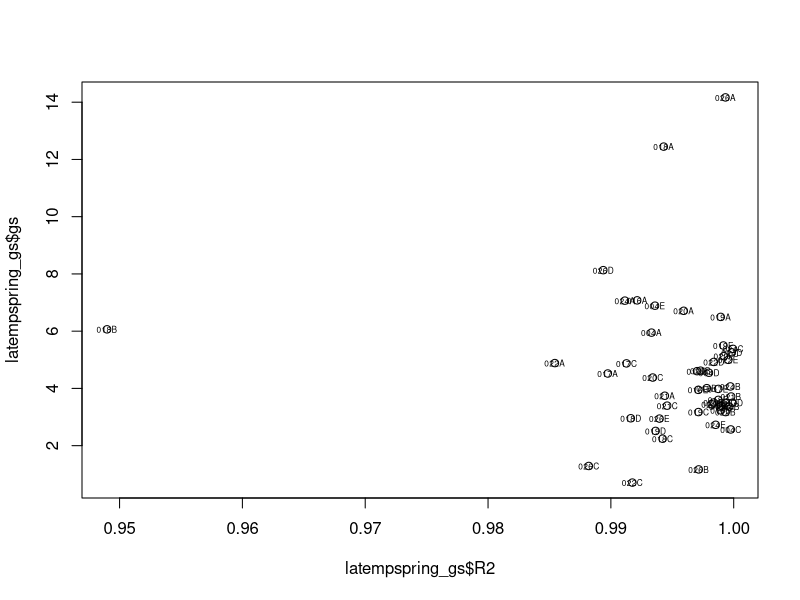
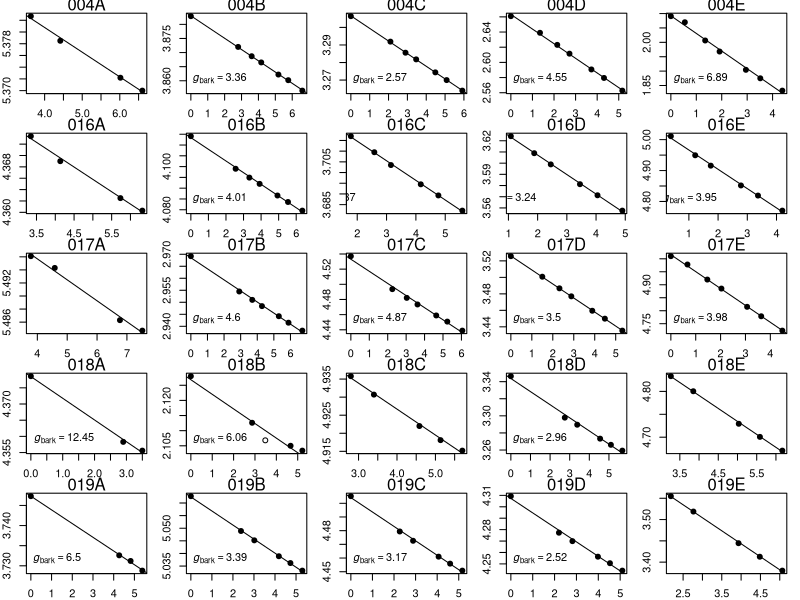
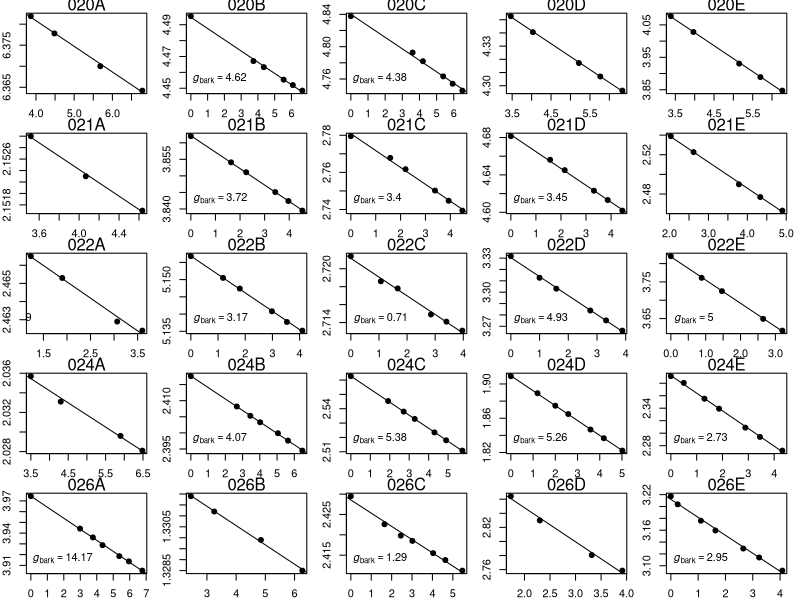
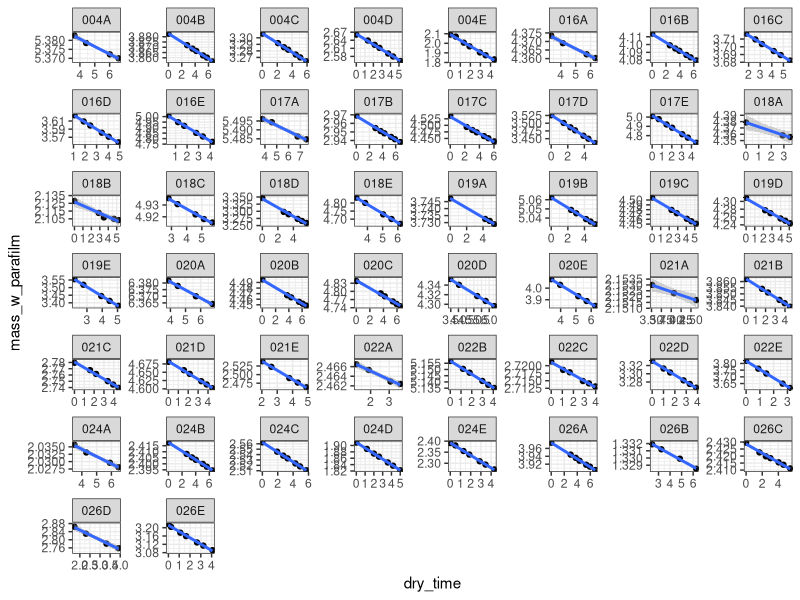

R code for these plots, in order:
setwd("E://LSU//research//gbark_temperature")
library(MASS)
library(leaps)
library(dplyr)
latempspring1<-read.csv("temperature x gbark dry down 202403.csv")
#colnames(latempspring1)<-c("tag","date","sp",	"treatment"	,"segment_location",	"segment"	,"mass_w_parafilm",	"hour",	"minute")

#latempspring1$tag<-as.numeric(latempspring1$tag)
#latempspring1$sp[is.na(latempspring1$sp)] = "NA"
#latempspring1$ob<-seq(1,length(latempspring1$tag),1)


#make date and time readable
latempspring1$time<-paste(latempspring1$hour,latempspring1$minute,sep=":")
latempspring1$date_and_time1<-paste(latempspring1$measurement_date,latempspring1$time,sep=" ")
latempspring1$rtime<-as.POSIXct(latempspring1$date_and_time1,format="%Y.%m.%d %H:%M")

###calculate hours of dry down 
###What is end included time?
latempspring_dry1<-data.frame(matrix(nrow=0,ncol=3,data=NA))
names(latempspring_dry1)<-c("segment","start_time","end_time")


for(i in unique(latempspring1$segment[!is.na(latempspring1$mass_w_parafilm)]))
{latempspring_dry1[i,1]<-paste(i)
latempspring_dry1[i,2]<-paste(min(latempspring1$rtime[latempspring1$segment==i]))
#latempspring_dry1[i,3]<-paste(max(latempspring1$rtime[latempspring1$exclude==0 & latempspring1$tag==i]))
latempspring_dry1[i,3]<-paste(max(latempspring1$rtime[latempspring1$segment==i]))}

latempspring_dry1$start_time<-as.POSIXct(latempspring_dry1$start_time,format="%Y-%m-%d %H:%M")
#latempspring_dry1$end_included_time<-as.POSIXct(latempspring_dry1$end_included_time,format="%Y-%m-%d %H:%M")
latempspring_dry1$end_time<-as.POSIXct(latempspring_dry1$end_time,format="%Y-%m-%d %H:%M")
latempspring_dry1$total_time<-as.numeric(latempspring_dry1$end_time-latempspring_dry1$start_time)


#
latempspring<-merge(latempspring1,latempspring_dry1,by="segment")
latempspring$dry_time<-(as.numeric(latempspring$rtime-latempspring$start_time))/3600


#get the R^2 for each segment
x<-latempspring$mass_w_parafilm[latempspring$segment=="021A"]
y<-as.numeric(latempspring$dry_time[latempspring$segment=="021A"])

for(i in 1:length(x))
{xi<-x[x<= c(sort(x)[length(x)+1-i])]
yi<-y[y>= c(sort(y,decreasing=T)[length(y)+1-i])]
lm<-lm(xi~yi)
print(summary(lm)$r.squared)
}

##Make it for each segment, a function?
r2_exclude=function(a){
  x<-latempspring$mass_w_parafilm[latempspring$segment==a]
  y<-as.numeric(latempspring$dry_time[latempspring$segment==a])
  
  for(i in 1:length(x))
  {xi<-x[x<= c(sort(x)[length(x)+1-i])]
  yi<-y[y>= c(sort(y,decreasing=T)[length(y)+1-i])]
  lm<-lm(xi~yi)
  print(summary(lm)$r.squared)
  }
}

#R2>0.99

###Input the excluded data
latempspring2<-read.csv("temperature x gbark dry down 202403_exclude.csv")
colnames(latempspring2)<-c("tag","collection_date","round","date","sp",	"treatment"	,"treatment_ID",	"segment"	,	"exclude", "mass_w_parafilm","hour","minute")


#make date and time readable
latempspring2$time<-paste(latempspring2$hour,latempspring2$minute,sep=":")
latempspring2$date_and_time1<-paste(latempspring2$date,latempspring2$time,sep=" ")
latempspring2$rtime<-as.POSIXct(latempspring2$date_and_time1,format="%Y.%m.%d %H:%M")

###calculate hours of dry down 
###What is end included time?
latempspring_dry2<-data.frame(matrix(nrow=0,ncol=4,data=NA))
names(latempspring_dry2)<-c("segment","start_time","end_included_time","end_time")


for(i in unique(latempspring2$segment[!is.na(latempspring2$mass_w_parafilm)]))
{latempspring_dry2[i,1]<-paste(i)
latempspring_dry2[i,2]<-paste(min(latempspring2$rtime[latempspring2$segment==i]))
latempspring_dry2[i,3]<-paste(max(latempspring2$rtime[latempspring2$exclude==0 & latempspring2$segment==i]))
latempspring_dry2[i,4]<-paste(max(latempspring2$rtime[latempspring2$segment==i]))}

latempspring_dry2$start_time<-as.POSIXct(latempspring_dry2$start_time,format="%Y-%m-%d %H:%M")
latempspring_dry2$end_included_time<-as.POSIXct(latempspring_dry2$end_included_time,format="%Y-%m-%d %H:%M")
latempspring_dry2$end_time<-as.POSIXct(latempspring_dry2$end_time,format="%Y-%m-%d %H:%M")
latempspring_dry2$total_time<-as.numeric(latempspring_dry2$end_time-latempspring_dry2$start_time)


#
latempspring<-merge(latempspring2,latempspring_dry2,by="segment")
latempspring$dry_time<-(as.numeric(latempspring$rtime-latempspring$start_time))/3600

#exlude outlier points within stems that are probably due to wet stems or lack of water in the segment
latempspring<-latempspring[latempspring$exclude!=1,]



#input air temp and RH
latempspring_tRH10C<-read.csv("temp x gbark tRH 10C spring.csv")
latempspring_tRH25C<-read.csv("temp x gbark tRH 25C spring.csv")
latempspring_tRH35C<-read.csv("temp x gbark tRH 35C spring.csv")
latempspring_tRH45C<-read.csv("temp x gbark tRH 45C spring.csv")
latempspring_tRH55C<-read.csv("temp x gbark tRH 55C spring.csv")

#separate segment by temperature id 
latempspring_A<-latempspring[latempspring$treatment_ID=="A",]
latempspring_B<-latempspring[latempspring$treatment_ID=="B",]
latempspring_C<-latempspring[latempspring$treatment_ID=="C",]
latempspring_D<-latempspring[latempspring$treatment_ID=="D",]
latempspring_E<-latempspring[latempspring$treatment_ID=="E",]

#Sys.setenv(TZ="CDT")
#Sys.getenv("TZ")
#options(tz="CDT")

###10C---A----
latempspring_tRH10C$rtime<-as.POSIXct(latempspring_tRH10C$TIMESTAMP,format="%Y/%m/%d %H:%M")
#calculate D as mole fraction difference

#Log10 ew =  10.79574 (1-273.16/T)                                                          [3]
#- 5.02800 Log10(T/273.16)
#+ 1.50475 10-4 (1 - 10^(-8.2969*(T/273.16-1)))
#+ 0.42873 10-3 (10^(+4.76955*(1-273.16/T)) - 1)
#+ 0.78614
#with T in [K] and ew in [hPa] (Goff, 1957)

#latempspring_tRH10C$svp_1<-0.6135*exp(17.502*latempspring_tRH10C$Temp_Avg/(240.97+latempspring_tRH10C$Temp_Avg)) #from LI610 manual
latempspring_tRH10C$svp_1<-0.1*(10^(10.79574*(1-273.16/(latempspring_tRH10C$Temp_Avg+273.15)) - 5.02800*log10((latempspring_tRH10C$Temp_Avg+273.15)/273.16)+
                                      1.50475*10^(-4)*(1-10^(-8.2969*((latempspring_tRH10C$Temp_Avg+273.15)/273.16-1)))+
                                      0.42873*10^(-3)*(10^(4.76955*(1-273.16/(latempspring_tRH10C$Temp_Avg+273.15))))+
                                      0.78614)) # Golf 1957 unit:kPa
#latempspring_tRH10C$svp_1<-0.1*(10^(-7.90298*(373.16/(latempspring_tRH10C$Temp_Avg+273.15)-1)+5.02808*log10(373.16/(latempspring_tRH10C$Temp_Avg+273.15))-
#                           1.3816*10^(-7)*(10^(11.344*(1-(latempspring_tRH10C$Temp_Avg+273.15)/373.16))-1)+
#                           8.1328*10^(-3)*(10^(-3.49149*(373.16/(latempspring_tRH10C$Temp_Avg+273.15)-1))-1)+log10(1013.246))) #Goff Gratch 1946
latempspring_tRH10C$vpd_1<-((100-latempspring_tRH10C$RH_Avg)/100)*latempspring_tRH10C$svp_1
latempspring_tRH10C$D1<-(latempspring_tRH10C$vpd_1/101.3)
#mass flow correction
latempspring_tRH10C$ws_1<-(latempspring_tRH10C$svp_1/101.3)
latempspring_tRH10C$wa_1<-(latempspring_tRH10C$RH_Avg/100)*latempspring_tRH10C$ws_1
latempspring_tRH10C$wmean_1<- (latempspring_tRH10C$ws_1+latempspring_tRH10C$wa_1)/2
latempspring_tRH10C$massflow_factor_1<- 1 - latempspring_tRH10C$wmean_1


#for each stem, calculate water loss rate with an lm and put coeffients in a table
latempspring_regs2A<-data.frame(matrix(nrow=0,ncol=11,data=NA))
names(latempspring_regs2A)<-c("segment","int","slope","R2","D","D_sd","Tc","Tc_sd","mf","mf_sd","vpd")

for (i in unique(latempspring_A$segment))
{
  lm1<-lm(latempspring_A$mass_w_parafilm[latempspring_A$segment==i]~as.numeric(latempspring_A$dry_time[latempspring_A$segment==i]))
  
  #print(lm1$coefficients[2])
  latempspring_regs2A[i,1]<-paste(i)
  latempspring_regs2A[i,2]<-paste(lm1$coefficients[1])
  latempspring_regs2A[i,3]<-paste(lm1$coefficients[2])
  latempspring_regs2A[i,4]<-paste(round(summary(lm1)$adj.r.squared,5))
}

#put in mean D over the course of each stem dry down
latempspring_tRH10C$rtime<-as.numeric(latempspring_tRH10C$rtime)
for (i in unique(latempspring_A$segment))
{
  latempspring_regs2A[i,5]<-paste(mean(latempspring_tRH10C$D1[latempspring_tRH10C$rtime>=latempspring_A$start_time[latempspring_A$segment==i]&latempspring_tRH10C$rtime<=latempspring_A$end_time[latempspring_A$segment==i]],na.rm=T))
  latempspring_regs2A[i,6]<-paste(sd(latempspring_tRH10C$D1[latempspring_tRH10C$rtime>=latempspring_A$start_time[latempspring_A$segment==i]&latempspring_tRH10C$rtime<=latempspring_A$end_time[latempspring_A$segment==i]],na.rm=T))
  latempspring_regs2A[i,7]<-paste(mean(latempspring_tRH10C$Temp_Avg[latempspring_tRH10C$rtime>=latempspring_A$start_time[latempspring_A$segment==i]&latempspring_tRH10C$rtime<=latempspring_A$end_time[latempspring_A$segment==i]],na.rm=T))
  latempspring_regs2A[i,8]<-paste(sd(latempspring_tRH10C$Temp_Avg[latempspring_tRH10C$rtime>=latempspring_A$start_time[latempspring_A$segment==i]&latempspring_tRH10C$rtime<=latempspring_A$end_time[latempspring_A$segment==i]],na.rm=T))
  latempspring_regs2A[i,9]<-paste(mean(latempspring_tRH10C$massflow_factor_1[latempspring_tRH10C$rtime>=latempspring_A$start_time[latempspring_A$segment==i]&latempspring_tRH10C$rtime<=latempspring_A$end_time[latempspring_A$segment==i]],na.rm=T))
  latempspring_regs2A[i,10]<-paste(sd(latempspring_tRH10C$massflow_factor_1[latempspring_tRH10C$rtime>=latempspring_A$start_time[latempspring_A$segment==i]&latempspring_tRH10C$rtime<=latempspring_A$end_time[latempspring_A$segment==i]],na.rm=T))
  latempspring_regs2A[i,11]<-paste(mean(latempspring_tRH10C$vpd_1[latempspring_tRH10C$rtime>=latempspring_A$start_time[latempspring_A$segment==i]&latempspring_tRH10C$rtime<=latempspring_A$end_time[latempspring_A$segment==i]],na.rm=T))
}


###25C---B----
latempspring_tRH25C$rtime<-as.POSIXct(latempspring_tRH25C$TIMESTAMP,format="%Y/%m/%d %H:%M")
#calculate D as mole fraction difference
#latempspring_tRH25C$svp_1<-0.6135*exp(17.502*latempspring_tRH25C$Temp_Avg/(240.97+latempspring_tRH25C$Temp_Avg)) #from LI610 manual
latempspring_tRH25C$svp_1<-0.1*(10^(10.79574*(1-273.16/(latempspring_tRH25C$Temp_Avg+273.15)) - 5.02800*log10((latempspring_tRH25C$Temp_Avg+273.15)/273.16)+
                                      1.50475*10^(-4)*(1-10^(-8.2969*((latempspring_tRH25C$Temp_Avg+273.15)/273.16-1)))+
                                      0.42873*10^(-3)*(10^(4.76955*(1-273.16/(latempspring_tRH25C$Temp_Avg+273.15))))+
                                      0.78614))#Golf 1957
#latempspring_tRH25C$svp_1<-0.1*(10^(-7.90298*(373.16/(latempspring_tRH25C$Temp_Avg+273.15)-1)+5.02808*log10(373.16/(latempspring_tRH25C$Temp_Avg+273.15))-
#                          1.3816*10^(-7)*(10^(11.344*(1-(latempspring_tRH25C$Temp_Avg+273.15)/373.16))-1)+
#                         8.1328*10^(-3)*(10^(-3.49149*(373.16/(latempspring_tRH25C$Temp_Avg+273.15)-1))-1)+log10(1013.246))) #Goff Gratch 1946
latempspring_tRH25C$vpd_1<-((100-latempspring_tRH25C$RH_Avg)/100)*latempspring_tRH25C$svp_1
latempspring_tRH25C$D1<-(latempspring_tRH25C$vpd_1/101.3)

#mass flow correction
latempspring_tRH25C$ws_1<-(latempspring_tRH25C$svp_1/101.3)
latempspring_tRH25C$wa_1<-(latempspring_tRH25C$RH_Avg/100)*latempspring_tRH25C$ws_1
latempspring_tRH25C$wmean_1<- (latempspring_tRH25C$ws_1+latempspring_tRH25C$wa_1)/2
latempspring_tRH25C$massflow_factor_1<- 1 - latempspring_tRH25C$wmean_1

#for each stem, calculate water loss rate with an lm and put coeffients in a table
latempspring_regs2B<-data.frame(matrix(nrow=0,ncol=11,data=NA))
names(latempspring_regs2B)<-c("segment","int","slope","R2","D","D_sd","Tc","Tc_sd","mf","mf_sd","vpd")

for (i in unique(latempspring_B$segment))
{
  lm1<-lm(latempspring_B$mass_w_parafilm[latempspring_B$segment==i]~as.numeric(latempspring_B$dry_time[latempspring_B$segment==i]))
  
  #print(lm1$coefficients[2])
  latempspring_regs2B[i,1]<-paste(i)
  latempspring_regs2B[i,2]<-paste(lm1$coefficients[1])
  latempspring_regs2B[i,3]<-paste(lm1$coefficients[2])
  latempspring_regs2B[i,4]<-paste(round(summary(lm1)$adj.r.squared,5))
}

#put in mean D over the course of each stem dry down
latempspring_tRH25C$rtime<-as.numeric(latempspring_tRH25C$rtime)
for (i in unique(latempspring_B$segment))
{
  latempspring_regs2B[i,5]<-paste(mean(latempspring_tRH25C$D1[latempspring_tRH25C$rtime>=latempspring_B$start_time[latempspring_B$segment==i]&latempspring_tRH25C$rtime<=latempspring_B$end_time[latempspring_B$segment==i]],na.rm=T))
  latempspring_regs2B[i,6]<-paste(sd(latempspring_tRH25C$D1[latempspring_tRH25C$rtime>=latempspring_B$start_time[latempspring_B$segment==i]&latempspring_tRH25C$rtime<=latempspring_B$end_time[latempspring_B$segment==i]],na.rm=T))
  latempspring_regs2B[i,7]<-paste(mean(latempspring_tRH25C$Temp_Avg[latempspring_tRH25C$rtime>=latempspring_B$start_time[latempspring_B$segment==i]&latempspring_tRH25C$rtime<=latempspring_B$end_time[latempspring_B$segment==i]],na.rm=T))
  latempspring_regs2B[i,8]<-paste(sd(latempspring_tRH25C$Temp_Avg[latempspring_tRH25C$rtime>=latempspring_B$start_time[latempspring_B$segment==i]&latempspring_tRH25C$rtime<=latempspring_B$end_time[latempspring_B$segment==i]],na.rm=T))
  latempspring_regs2B[i,9]<-paste(mean(latempspring_tRH25C$massflow_factor_1[latempspring_tRH25C$rtime>=latempspring_B$start_time[latempspring_B$segment==i]&latempspring_tRH25C$rtime<=latempspring_B$end_time[latempspring_B$segment==i]],na.rm=T))
  latempspring_regs2B[i,10]<-paste(sd(latempspring_tRH25C$massflow_factor_1[latempspring_tRH25C$rtime>=latempspring_B$start_time[latempspring_B$segment==i]&latempspring_tRH25C$rtime<=latempspring_B$end_time[latempspring_B$segment==i]],na.rm=T))
  latempspring_regs2B[i,11]<-paste(mean(latempspring_tRH25C$vpd_1[latempspring_tRH25C$rtime>=latempspring_B$start_time[latempspring_B$segment==i]&latempspring_tRH25C$rtime<=latempspring_B$end_time[latempspring_B$segment==i]],na.rm=T))
}

###35C---C----
latempspring_tRH35C$rtime<-as.POSIXct(latempspring_tRH35C$TIMESTAMP,format="%Y/%m/%d %H:%M")
#calculate D as mole fraction difference
#latempspring_tRH35C$svp_1<-0.6135*exp(17.502*latempspring_tRH35C$Temp_Avg/(240.97+latempspring_tRH35C$Temp_Avg)) #from LI610 manual
latempspring_tRH35C$svp_1<-0.1*(10^(10.79574*(1-273.16/(latempspring_tRH35C$Temp_Avg+273.15)) - 5.02800*log10((latempspring_tRH35C$Temp_Avg+273.15)/273.16)+
                                      1.50475*10^(-4)*(1-10^(-8.2969*((latempspring_tRH35C$Temp_Avg+273.15)/273.16-1)))+
                                      0.42873*10^(-3)*(10^(4.76955*(1-273.16/(latempspring_tRH35C$Temp_Avg+273.15))))+
                                      0.78614))#Golf 1957
#latempspring_tRH35C$svp_1<-0.1*(10^(-7.90298*(373.16/(latempspring_tRH35C$Temp_Avg+273.15)-1)+5.02808*log10(373.16/(latempspring_tRH35C$Temp_Avg+273.15))-
#                          1.3816*10^(-7)*(10^(11.344*(1-(latempspring_tRH35C$Temp_Avg+273.15)/373.16))-1)+
#                         8.1328*10^(-3)*(10^(-3.49149*(373.16/(latempspring_tRH35C$Temp_Avg+273.15)-1))-1)+log10(1013.246))) #Goff Gratch 1946
latempspring_tRH35C$vpd_1<-((100-latempspring_tRH35C$RH_Avg)/100)*latempspring_tRH35C$svp_1
latempspring_tRH35C$D1<-(latempspring_tRH35C$vpd_1/101.3)
#mass flow correction
latempspring_tRH35C$ws_1<-(latempspring_tRH35C$svp_1/101.3)
latempspring_tRH35C$wa_1<-(latempspring_tRH35C$RH_Avg/100)*latempspring_tRH35C$ws_1
latempspring_tRH35C$wmean_1<- (latempspring_tRH35C$ws_1+latempspring_tRH35C$wa_1)/2
latempspring_tRH35C$massflow_factor_1<- 1 - latempspring_tRH35C$wmean_1


#for each stem, calculate water loss rate with an lm and put coeffients in a table
latempspring_regs2C<-data.frame(matrix(nrow=0,ncol=11,data=NA))
names(latempspring_regs2C)<-c("segment","int","slope","R2","D","D_sd","Tc","Tc_sd","mf","mf_sd","vpd")

for (i in unique(latempspring_C$segment))
{
  lm1<-lm(latempspring_C$mass_w_parafilm[latempspring_C$segment==i]~as.numeric(latempspring_C$dry_time[latempspring_C$segment==i]))
  
  #print(lm1$coefficients[2])
  latempspring_regs2C[i,1]<-paste(i)
  latempspring_regs2C[i,2]<-paste(lm1$coefficients[1])
  latempspring_regs2C[i,3]<-paste(lm1$coefficients[2])
  latempspring_regs2C[i,4]<-paste(round(summary(lm1)$adj.r.squared,5))
}

#put in mean D over the course of each stem dry down
latempspring_tRH35C$rtime<-as.numeric(latempspring_tRH35C$rtime)
for (i in unique(latempspring_C$segment))
{
  latempspring_regs2C[i,5]<-paste(mean(latempspring_tRH35C$D1[latempspring_tRH35C$rtime>=latempspring_C$start_time[latempspring_C$segment==i]&latempspring_tRH35C$rtime<=latempspring_C$end_time[latempspring_C$segment==i]],na.rm=T))
  latempspring_regs2C[i,6]<-paste(sd(latempspring_tRH35C$D1[latempspring_tRH35C$rtime>=latempspring_C$start_time[latempspring_C$segment==i]&latempspring_tRH35C$rtime<=latempspring_C$end_time[latempspring_C$segment==i]],na.rm=T))
  latempspring_regs2C[i,7]<-paste(mean(latempspring_tRH35C$Temp_Avg[latempspring_tRH35C$rtime>=latempspring_C$start_time[latempspring_C$segment==i]&latempspring_tRH35C$rtime<=latempspring_C$end_time[latempspring_C$segment==i]],na.rm=T))
  latempspring_regs2C[i,8]<-paste(sd(latempspring_tRH35C$Temp_Avg[latempspring_tRH35C$rtime>=latempspring_C$start_time[latempspring_C$segment==i]&latempspring_tRH35C$rtime<=latempspring_C$end_time[latempspring_C$segment==i]],na.rm=T))
  latempspring_regs2C[i,9]<-paste(mean(latempspring_tRH35C$massflow_factor_1[latempspring_tRH35C$rtime>=latempspring_C$start_time[latempspring_C$segment==i]&latempspring_tRH35C$rtime<=latempspring_C$end_time[latempspring_C$segment==i]],na.rm=T))
  latempspring_regs2C[i,10]<-paste(sd(latempspring_tRH35C$massflow_factor_1[latempspring_tRH35C$rtime>=latempspring_C$start_time[latempspring_C$segment==i]&latempspring_tRH35C$rtime<=latempspring_C$end_time[latempspring_C$segment==i]],na.rm=T))
  latempspring_regs2C[i,11]<-paste(mean(latempspring_tRH35C$vpd_1[latempspring_tRH35C$rtime>=latempspring_C$start_time[latempspring_C$segment==i]&latempspring_tRH35C$rtime<=latempspring_C$end_time[latempspring_C$segment==i]],na.rm=T))
}

###45C---D----
latempspring_tRH45C$rtime<-as.POSIXct(latempspring_tRH45C$TIMESTAMP,format="%Y/%m/%d %H:%M")
#calculate D as mole fraction difference
#latempspring_tRH45C$svp_1<-0.6135*exp(17.502*latempspring_tRH45C$Temp_Avg/(240.97+latempspring_tRH45C$Temp_Avg)) #from LI610 manual
latempspring_tRH45C$svp_1<-0.1*(10^(10.79574*(1-273.16/(latempspring_tRH45C$Temp_Avg+273.15)) - 5.02800*log10((latempspring_tRH45C$Temp_Avg+273.15)/273.16)+
                                      1.50475*10^(-4)*(1-10^(-8.2969*((latempspring_tRH45C$Temp_Avg+273.15)/273.16-1)))+
                                      0.42873*10^(-3)*(10^(4.76955*(1-273.16/(latempspring_tRH45C$Temp_Avg+273.15))))+
                                      0.78614))
#latempspring_tRH45C$svp_1<-0.1*(10^(-7.90298*(373.16/(latempspring_tRH45C$Temp_Avg+273.15)-1)+5.02808*log10(373.16/(latempspring_tRH45C$Temp_Avg+273.15))-
#                          1.3816*10^(-7)*(10^(11.344*(1-(latempspring_tRH45C$Temp_Avg+273.15)/373.16))-1)+
#                         8.1328*10^(-3)*(10^(-3.49149*(373.16/(latempspring_tRH45C$Temp_Avg+273.15)-1))-1)+log10(1013.246))) #Goff Gratch 1946
latempspring_tRH45C$vpd_1<-((100-latempspring_tRH45C$RH_Avg)/100)*latempspring_tRH45C$svp_1
latempspring_tRH45C$D1<-(latempspring_tRH45C$vpd_1/101.3)
#mass flow correction
latempspring_tRH45C$ws_1<-(latempspring_tRH45C$svp_1/101.3)
latempspring_tRH45C$wa_1<-(latempspring_tRH45C$RH_Avg/100)*latempspring_tRH45C$ws_1
latempspring_tRH45C$wmean_1<- (latempspring_tRH45C$ws_1+latempspring_tRH45C$wa_1)/2
latempspring_tRH45C$massflow_factor_1<- 1 - latempspring_tRH45C$wmean_1


#for each stem, calculate water loss rate with an lm and put coeffients in a table
latempspring_regs2D<-data.frame(matrix(nrow=0,ncol=11,data=NA))
names(latempspring_regs2D)<-c("segment","int","slope","R2","D","D_sd","Tc","Tc_sd","mf","mf_sd","vpd")

for (i in unique(latempspring_D$segment))
{
  lm1<-lm(latempspring_D$mass_w_parafilm[latempspring_D$segment==i]~as.numeric(latempspring_D$dry_time[latempspring_D$segment==i]))
  
  #print(lm1$coefficients[2])
  latempspring_regs2D[i,1]<-paste(i)
  latempspring_regs2D[i,2]<-paste(lm1$coefficients[1])
  latempspring_regs2D[i,3]<-paste(lm1$coefficients[2])
  latempspring_regs2D[i,4]<-paste(round(summary(lm1)$adj.r.squared,5))
}

#put in mean D over the course of each stem dry down
latempspring_tRH45C$rtime<-as.numeric(latempspring_tRH45C$rtime)
for (i in unique(latempspring_D$segment))
{
  latempspring_regs2D[i,5]<-paste(mean(latempspring_tRH45C$D1[latempspring_tRH45C$rtime>=latempspring_D$start_time[latempspring_D$segment==i]&latempspring_tRH45C$rtime<=latempspring_D$end_time[latempspring_D$segment==i]],na.rm=T))
  latempspring_regs2D[i,6]<-paste(sd(latempspring_tRH45C$D1[latempspring_tRH45C$rtime>=latempspring_D$start_time[latempspring_D$segment==i]&latempspring_tRH45C$rtime<=latempspring_D$end_time[latempspring_D$segment==i]],na.rm=T))
  latempspring_regs2D[i,7]<-paste(mean(latempspring_tRH45C$Temp_Avg[latempspring_tRH45C$rtime>=latempspring_D$start_time[latempspring_D$segment==i]&latempspring_tRH45C$rtime<=latempspring_D$end_time[latempspring_D$segment==i]],na.rm=T))
  latempspring_regs2D[i,8]<-paste(sd(latempspring_tRH45C$Temp_Avg[latempspring_tRH45C$rtime>=latempspring_D$start_time[latempspring_D$segment==i]&latempspring_tRH45C$rtime<=latempspring_D$end_time[latempspring_D$segment==i]],na.rm=T))
  latempspring_regs2D[i,9]<-paste(mean(latempspring_tRH45C$massflow_factor_1[latempspring_tRH45C$rtime>=latempspring_D$start_time[latempspring_D$segment==i]&latempspring_tRH45C$rtime<=latempspring_D$end_time[latempspring_D$segment==i]],na.rm=T))
  latempspring_regs2D[i,10]<-paste(sd(latempspring_tRH45C$massflow_factor_1[latempspring_tRH45C$rtime>=latempspring_D$start_time[latempspring_D$segment==i]&latempspring_tRH45C$rtime<=latempspring_D$end_time[latempspring_D$segment==i]],na.rm=T))
  latempspring_regs2D[i,11]<-paste(mean(latempspring_tRH45C$vpd_1[latempspring_tRH45C$rtime>=latempspring_D$start_time[latempspring_D$segment==i]&latempspring_tRH45C$rtime<=latempspring_D$end_time[latempspring_D$segment==i]],na.rm=T))
}


###55C---E----
latempspring_tRH55C$rtime<-as.POSIXct(latempspring_tRH55C$TIMESTAMP,format="%Y/%m/%d %H:%M")
#calculate D as mole fraction difference
#latempspring_tRH55C$svp_1<-0.6135*exp(17.502*latempspring_tRH55C$Temp_Avg/(240.97+latempspring_tRH55C$Temp_Avg)) #from LI610 manual
latempspring_tRH55C$svp_1<-0.1*(10^(10.79574*(1-273.16/(latempspring_tRH55C$Temp_Avg+273.15)) - 5.02800*log10((latempspring_tRH55C$Temp_Avg+273.15)/273.16)+
                                      1.50475*10^(-4)*(1-10^(-8.2969*((latempspring_tRH55C$Temp_Avg+273.15)/273.16-1)))+
                                      0.42873*10^(-3)*(10^(4.76955*(1-273.16/(latempspring_tRH55C$Temp_Avg+273.15))))+
                                      0.78614))
#latempspring_tRH55C$svp_1<-0.1*(10^(-7.90298*(373.16/(latempspring_tRH55C$Temp_Avg+273.15)-1)+5.02808*log10(373.16/(latempspring_tRH55C$Temp_Avg+273.15))-
#                          1.3816*10^(-7)*(10^(11.344*(1-(latempspring_tRH55C$Temp_Avg+273.15)/373.16))-1)+
#                         8.1328*10^(-3)*(10^(-3.49149*(373.16/(latempspring_tRH55C$Temp_Avg+273.15)-1))-1)+log10(1013.246))) #Goff Gratch 1946
latempspring_tRH55C$vpd_1<-((100-latempspring_tRH55C$RH_Avg)/100)*latempspring_tRH55C$svp_1
latempspring_tRH55C$D1<-(latempspring_tRH55C$vpd_1/101.3)
#mass flow correction
latempspring_tRH55C$ws_1<-(latempspring_tRH55C$svp_1/101.3)
latempspring_tRH55C$wa_1<-(latempspring_tRH55C$RH_Avg/100)*latempspring_tRH55C$ws_1
latempspring_tRH55C$wmean_1<- (latempspring_tRH55C$ws_1+latempspring_tRH55C$wa_1)/2
latempspring_tRH55C$massflow_factor_1<- 1 - latempspring_tRH55C$wmean_1


#for each stem, calculate water loss rate with an lm and put coeffients in a table
latempspring_regs2E<-data.frame(matrix(nrow=0,ncol=11,data=NA))
names(latempspring_regs2E)<-c("segment","int","slope","R2","D","D_sd","Tc","Tc_sd","mf","mf_sd","vpd")

for (i in unique(latempspring_E$segment))
{
  lm1<-lm(latempspring_E$mass_w_parafilm[latempspring_E$segment==i]~as.numeric(latempspring_E$dry_time[latempspring_E$segment==i]))
  
  #print(lm1$coefficients[2])
  latempspring_regs2E[i,1]<-paste(i)
  latempspring_regs2E[i,2]<-paste(lm1$coefficients[1])
  latempspring_regs2E[i,3]<-paste(lm1$coefficients[2])
  latempspring_regs2E[i,4]<-paste(round(summary(lm1)$adj.r.squared,5))
}

#put in mean D over the course of each stem dry down
latempspring_tRH55C$rtime<-as.numeric(latempspring_tRH55C$rtime)
for (i in unique(latempspring_E$segment))
{
  latempspring_regs2E[i,5]<-paste(mean(latempspring_tRH55C$D1[latempspring_tRH55C$rtime>=latempspring_E$start_time[latempspring_E$segment==i]&latempspring_tRH55C$rtime<=latempspring_E$end_time[latempspring_E$segment==i]],na.rm=T))
  latempspring_regs2E[i,6]<-paste(sd(latempspring_tRH55C$D1[latempspring_tRH55C$rtime>=latempspring_E$start_time[latempspring_E$segment==i]&latempspring_tRH55C$rtime<=latempspring_E$end_time[latempspring_E$segment==i]],na.rm=T))
  latempspring_regs2E[i,7]<-paste(mean(latempspring_tRH55C$Temp_Avg[latempspring_tRH55C$rtime>=latempspring_E$start_time[latempspring_E$segment==i]&latempspring_tRH55C$rtime<=latempspring_E$end_time[latempspring_E$segment==i]],na.rm=T))
  latempspring_regs2E[i,8]<-paste(sd(latempspring_tRH55C$Temp_Avg[latempspring_tRH55C$rtime>=latempspring_E$start_time[latempspring_E$segment==i]&latempspring_tRH55C$rtime<=latempspring_E$end_time[latempspring_E$segment==i]],na.rm=T))
  latempspring_regs2E[i,9]<-paste(mean(latempspring_tRH55C$massflow_factor_1[latempspring_tRH55C$rtime>=latempspring_E$start_time[latempspring_E$segment==i]&latempspring_tRH55C$rtime<=latempspring_E$end_time[latempspring_E$segment==i]],na.rm=T))
  latempspring_regs2E[i,10]<-paste(sd(latempspring_tRH55C$massflow_factor_1[latempspring_tRH55C$rtime>=latempspring_E$start_time[latempspring_E$segment==i]&latempspring_tRH55C$rtime<=latempspring_E$end_time[latempspring_E$segment==i]],na.rm=T))
  latempspring_regs2E[i,11]<-paste(mean(latempspring_tRH55C$vpd_1[latempspring_tRH55C$rtime>=latempspring_E$start_time[latempspring_E$segment==i]&latempspring_tRH55C$rtime<=latempspring_E$end_time[latempspring_E$segment==i]],na.rm=T))
}


#----

latempspring_regs2<-rbind(latempspring_regs2A,latempspring_regs2B,latempspring_regs2C,latempspring_regs2D,latempspring_regs2E)
#calculate water loss rate in mols per second
# divide by 18.01528 to convert from grams to moles
latempspring_regs2$slope<-as.numeric(latempspring_regs2$slope)
latempspring_regs2$D<-as.numeric(latempspring_regs2$D)
latempspring_regs2$mols_per_sec<-(-latempspring_regs2$slope/3600)/18.01528
latempspring_regs2$mf<-as.numeric(latempspring_regs2$mf)


##merge lm coefs /with stem dimensions
latempspring_dims<-read.csv("temperature x gbark traits_spring.csv")

df<-unique(latempspring[,c("segment","treatment")])
latempspring_dims<-merge(latempspring_dims,df,all.y = FALSE)
latempspring_dims$sampleID<-latempspring_dims$segment

##calculate surface area in m2 as cylinder
latempspring_dims$diam<-(latempspring_dims$basal_diam1+latempspring_dims$basal_diam2+latempspring_dims$distal_diam1+latempspring_dims$distal_diam2)/4
latempspring_dims$wood_diam<-(latempspring_dims$basal_xylem_diam1+latempspring_dims$basal_xylem_diam2+latempspring_dims$distal_xylem_diam1+latempspring_dims$distal_xylem_diam2)/4
#latempspring_dims$exp_length_try1<-(latempspring_dims$exp_length1+latempspring_dims$exp_length2)/2
#latempspring_dims$exp_length_try2<-ifelse(is.na(latempspring_dims$exp_length_try1),latempspring_dims$exp_length1,latempspring_dims$exp_length_try1)
#latempspring_dims$exp_length<-ifelse(is.na(latempspring_dims$exp_length_try2),latempspring_dims$exp_length2,latempspring_dims$exp_length_try2)
latempspring_dims$sa<-pi*((latempspring_dims$diam)/1000)*(latempspring_dims$exposed_length/1000)

##calculate bark thickness
latempspring_dims$bark_thickness<-(latempspring_dims$diam-latempspring_dims$wood_diam)/2

#calculate volume and initial water content, and stem density
latempspring_dims$vol<-latempspring_dims$total_length*(latempspring_dims$diam/2)^2
latempspring_dims$water_content<-(latempspring_dims$fresh_mass-latempspring_dims$dry_mass)/latempspring_dims$vol
latempspring_dims$density<-latempspring_dims$dry_mass/latempspring_dims$vol


#calculate lenticel density and size
latempspring_dims$lenticel_size<-rowMeans(latempspring_dims[,c(10:19)],na.rm = T)
latempspring_dims$LD<-latempspring_dims$n_lenticels/(latempspring_dims$diam*latempspring_dims$length_counted_lenticel)
##
#names(latempspring_regs2)
#names(latempspring_dims)
latempspring_gs<-merge(latempspring_regs2,latempspring_dims,all.x=T)


#calculate E and gs over entire drying time
latempspring_gs$E<-(latempspring_gs$mols_per_sec*1000)/latempspring_gs$sa #mmol/s/m2
latempspring_gs$gs<-latempspring_gs$E*latempspring_gs$mf/latempspring_gs$D #mmol/s/m2

#calculate bark thickness ratio
latempspring_gs$bark_thickness_ratio<-latempspring_gs$bark_thickness/latempspring_gs$diam

seg_obs_spring <- latempspring %>%
  group_by(segment) %>%
  summarise(
    start_rtime = min(rtime, na.rm = TRUE),
    end_rtime   = max(rtime, na.rm = TRUE),
    m_start_obs = mass_w_parafilm[which.min(rtime)],  # g, with parafilm
    m_end_obs   = mass_w_parafilm[which.max(rtime)],  # g, with parafilm
    .groups = "drop"
  )
library(dplyr)
endwater_tbl_spring <- latempspring %>%
  group_by(segment) %>%
  summarise(
    end_rtime   = max(rtime, na.rm = TRUE),
    m_start_obs = mass_w_parafilm[which.min(rtime)],
    m_end_obs   = mass_w_parafilm[which.max(rtime)],
    .groups = "drop"
  ) %>%
  left_join(latempspring_dims %>% dplyr::select(segment, fresh_mass, dry_mass), by = "segment") %>%
  mutate(
    parafilm_mass_est = m_start_obs - fresh_mass,
    end_mass_sample   = m_end_obs - parafilm_mass_est,
    water_mass_end_g  = end_mass_sample - dry_mass,
    water_mass_init_g = fresh_mass - dry_mass,
    RWC_end           = water_mass_end_g / water_mass_init_g,
    LossFrac_end      = 1 - RWC_end
  ) %>%
  dplyr::select(segment, RWC_end, LossFrac_end)   # keep ONLY what you want

# join ONLY those columns into your final dataset
latempspring_gs <- latempspring_gs %>%
  left_join(endwater_tbl_spring, by = "segment")




write.csv(latempspring_gs,"gbark_temp_Goff_1957_spring_w_mf.csv")
####look at R2  
par(mfrow=c(1,1))
plot(latempspring_gs$R2,latempspring_gs$gs)
text(latempspring_gs$R2,latempspring_gs$gs,latempspring_gs$sampleID,cex=.5)
dev.off()  





##plot at dry downs with regression lines and gbark values
par(mfrow=c(5,5))
par(mar=c(2,2,1,1))
for(i in unique(latempspring$segment)){
  plot(latempspring$dry_time[latempspring$segment==i],latempspring$mass_w_parafilm[latempspring$segment==i])
  points(latempspring$dry_time[latempspring$segment==i&latempspring$exclude==0],latempspring$mass_w_parafilm[latempspring$segment==i&latempspring$exclude==0],pch=16)
  abline(latempspring_gs$int[latempspring_gs$segment==i],latempspring_gs$slope[latempspring_gs$segment==i])
  text(adj=c(0,0),x=0.1,y=I(min(latempspring$mass_w_parafilm[latempspring$segment==i])+.1*(max(latempspring$mass_w_parafilm[latempspring$segment==i])-min(latempspring$mass_w_parafilm[latempspring$segment==i]))),bquote(italic(g)[bark]==.(round(latempspring_gs$gs[latempspring_gs$segment==i],2))))
  mtext(i)
}


#dev.off()  
#how to use par?

#plot(latempspring$dry_time[latempspring$segment=="001b"],latempspring$mass_w_parafilm[latempspring$segment=="001b"])
#points(latempspring$dry_time[latempspring$segment=="001b"&latempspring$exclude==0],latempspring$mass_w_parafilm[latempspring$segment=="001b"&latempspring$exclude==0],pch=16)
#abline(latempspring_gs$int[latempspring_gs$segment=="001b"],latempspring_gs$slope[latempspring_gs$segment=="001b"])
#text(adj=c(0,0),x=0.1,y=I(min(latempspring$mass_w_parafilm[latempspring$segment=="001b"])+.1*(max(latempspring$mass_w_parafilm[latempspring$segment=="001b"])-min(latempspring$mass_w_parafilm[latempspring$segment=="001b"]))),bquote(italic(g)[bark]==.(round(latempspring_gs$gs[latempspring_gs$segment==i],2))))
#mtext("001b")

library(ggplot2)
plot<-ggplot(latempspring,aes(x=dry_time,y=mass_w_parafilm))+
  geom_point()+
  geom_smooth(method = "lm",formula = y~x)+
  facet_wrap(~segment,scales = "free")+
  theme_bw()
plot
